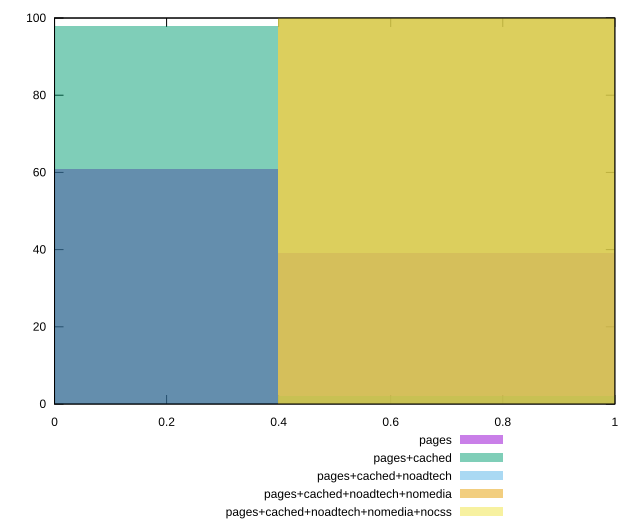

This chart was generated by the following gnuplot code:
reset

$pages <<EOF
0 61
0.7967001377785766 39
EOF

$pagesCached <<EOF
0 98
0.7967001377785766 2
EOF

$pagesCachedNoadtech <<EOF
0.7967001377785766 100
EOF

$pagesCachedNoadtechNomedia <<EOF
0.7967001377785766 100
EOF

$pagesCachedNoadtechNomediaNocss <<EOF
0.7967001377785766 100
EOF

set key outside below
set boxwidth 0.7967001377785766
set xrange [0:1]
set yrange [0:100]
set trange [0:100]
set style fill transparent solid 0.5 noborder
set terminal svg size 640, 530 enhanced background rgb 'white'
set output "report_00011_2021-02-09T10:53:21.242Z/unused-javascript/comparison/histogram/all_score.svg"

plot $pages title "pages" with boxes, \
     $pagesCached title "pages+cached" with boxes, \
     $pagesCachedNoadtech title "pages+cached+noadtech" with boxes, \
     $pagesCachedNoadtechNomedia title "pages+cached+noadtech+nomedia" with boxes, \
     $pagesCachedNoadtechNomediaNocss title "pages+cached+noadtech+nomedia+nocss" with boxes

reset
